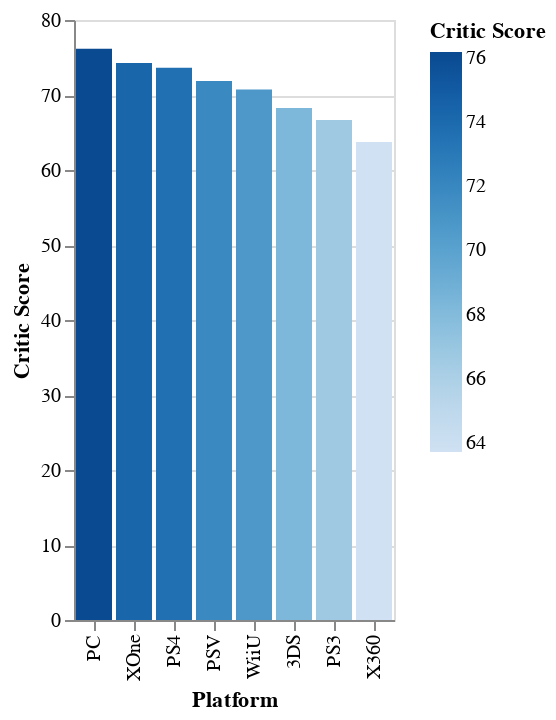

Here is the notebook cell this chart was saved with:
### Code cell
critic_score_plot(2014)

### Figure 1 — Vega-Lite specification as saved in the notebook (floating-point values rounded to 4 significant figures)
{"config": {"view": {"continuousWidth": 400, "continuousHeight": 300}}, "data": {"name": "data-82ca8afe7b191290934128691c9dbb52"}, "mark": "bar", "encoding": {"color": {"field": "Critic Score", "type": "quantitative"}, "tooltip": [{"field": "Critic Score", "type": "quantitative"}], "x": {"field": "Platform", "sort": "-y", "type": "nominal"}, "y": {"field": "Critic Score", "type": "quantitative"}}, "selection": {"selector001": {"type": "interval", "bind": "scales", "encodings": ["x", "y"]}}, "transform": [{"window": [{"op": "rank", "field": "Critic Score", "as": "rank"}], "sort": [{"field": "Critic Score", "order": "descending"}]}], "$schema": "https://vega.github.io/schema/vega-lite/v4.17.0.json", "datasets": {"data-82ca8afe7b191290934128691c9dbb52": [{"Platform": "3DS", "Year": 2014, "Critic Score": 68.28}, {"Platform": "PC", "Year": 2014, "Critic Score": 76.17}, {"Platform": "PS3", "Year": 2014, "Critic Score": 66.66}, {"Platform": "PS4", "Year": 2014, "Critic Score": 73.65}, {"Platform": "PSV", "Year": 2014, "Critic Score": 71.87}, {"Platform": "WiiU", "Year": 2014, "Critic Score": 70.73}, {"Platform": "X360", "Year": 2014, "Critic Score": 63.73}, {"Platform": "XOne", "Year": 2014, "Critic Score": 74.28}]}}
